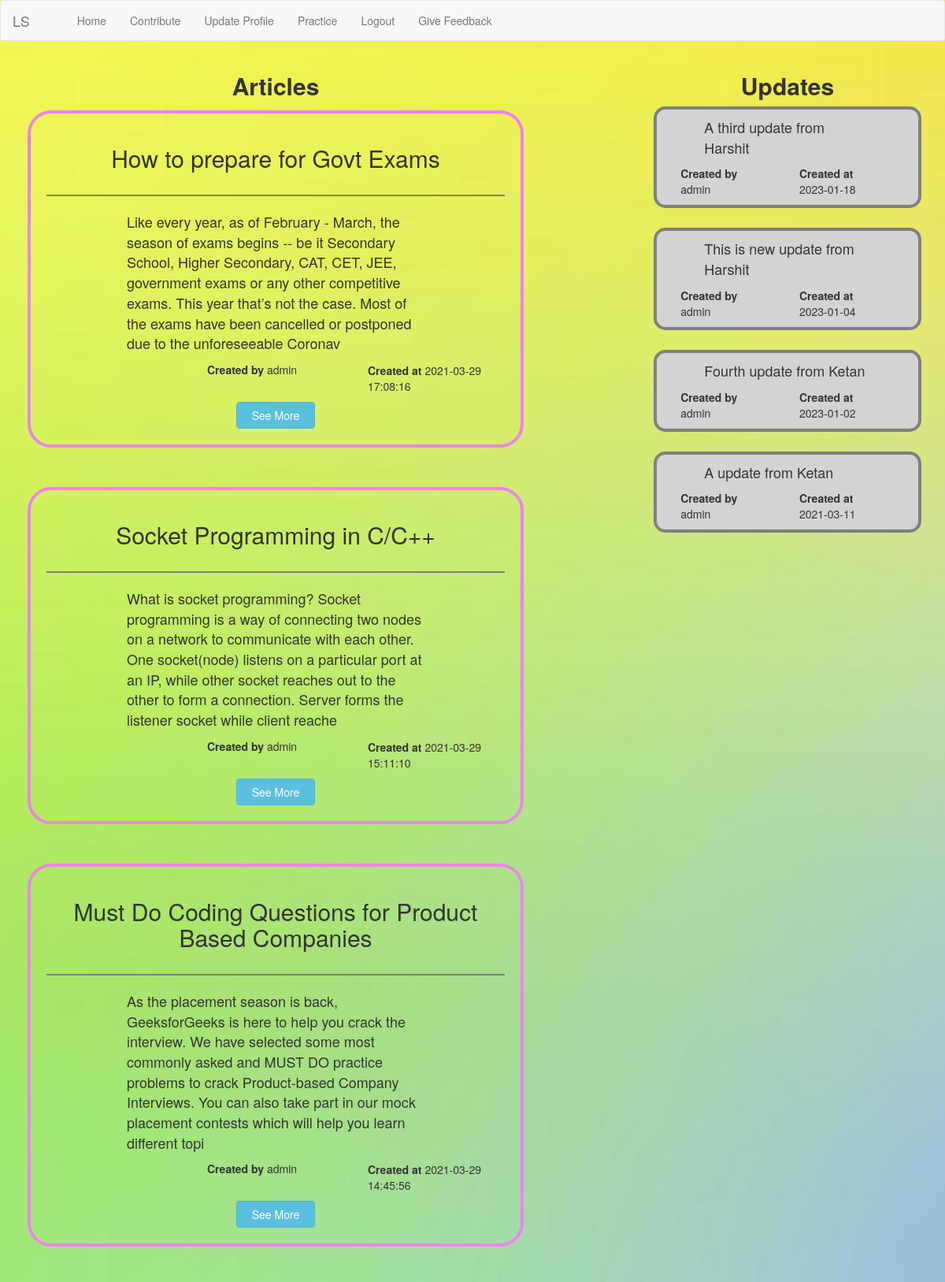
/user/user_home.php, run on the app's committed database.
### tables this page shows
CREATE TABLE `articles` (
  `art_id` int(11) NOT NULL,
  `header` text NOT NULL,
  `content` text NOT NULL,
  `time` timestamp NOT NULL DEFAULT current_timestamp() ON UPDATE current_timestamp(),
  `creator_id` int(11) NOT NULL
);

CREATE TABLE `users` (
  `user_id` int(11) NOT NULL,
  `first_name` varchar(20) NOT NULL,
  `middle_name` varchar(20) NOT NULL,
  `last_name` varchar(20) NOT NULL,
  `city` varchar(20) NOT NULL,
  `state` varchar(20) NOT NULL,
  `zipcode` char(6) NOT NULL,
  `email` varchar(40) NOT NULL,
  `dob` date NOT NULL,
  `biodata` text NOT NULL,
  `password` varchar(20) NOT NULL,
  `user_type` varchar(20) NOT NULL DEFAULT 'user',
  `age` int(11) NOT NULL
);

CREATE TABLE `updates` (
  `description` varchar(255) NOT NULL,
  `time` timestamp NOT NULL DEFAULT current_timestamp(),
  `creator_id` int(11) NOT NULL
);

### user/user_home.php (the view, shortened to what this page needs)
<!DOCTYPE html>
<html>
<head>
    <link rel="stylesheet" type="text/css" href="../styles/index.css">
    <link rel="stylesheet" type="text/css" href="../styles/user_reg.css">
    <link rel="stylesheet" type="text/css" href="../styles/articles.css">
    <link rel="stylesheet" href="https://maxcdn.bootstrapcdn.com/bootstrap/3.4.1/css/bootstrap.min.css">
    <link rel="stylesheet" href="https://cdnjs.cloudflare.com/ajax/libs/font-awesome/4.7.0/css/font-awesome.min.css">
</head>
<?php
function get_articles()
{
    global $con;
    $get_articles = "SELECT * FROM articles ORDER BY time DESC LIMIT 5";
    $run_articles = mysqli_query($con, $get_articles);
    while ($row_posts = mysqli_fetch_array($run_articles)) {
        $content = $row_posts['content'];
        if (strlen($content) > 300)
            $content = substr($content, 0, 300);
        $header = $row_posts['header'];
        $creator = $row_posts['creator_id'];
        $time = $row_posts['time'];
        $art_id = $row_posts['art_id'];
        $select_creator = "SELECT * FROM users where user_id='$creator'";
        $run_creator = mysqli_query($con, $select_creator);
        $row = mysqli_fetch_array($run_creator);
        $first_name = $row['first_name'];
        echo "
        <div class='container-fluid'>
            <div class='article'>
                <div class='row'>
                    <div class='col-sm-12'>
                        <center><h2>$header</h2></center>
                    </div>
                </div>
                 <hr id='hl' >
                <div class='row content'>
                    <div class='col-sm-2'>
                    </div>
                    <div class='col-sm-8'>
                        $content
                    </div>
                    <div class='col-sm-2'>
                    </div>
                </div>
                <div class='row time'>
                    <div class='col-sm-4'></div>
                    <div class='col-sm-4'><strong>Created by</strong>  $first_name</div>
                    <div class='col-sm-1'></div>
                    <div class='col-sm-4'><strong>Created at</strong>  $time </div>
                </div>
                <center><a href='single_article.php?art_id=$art_id'><button class='btn btn-info'>See More</button></a></center>
            </div>
            </br>
        </div>
        </br>
        ";
    }
}
function get_updates()
{
    global $con;
    $get_updates = "SELECT * FROM updates ORDER BY time DESC LIMIT 5";
    $run_updates = mysqli_query($con, $get_updates);
    while ($row_posts = mysqli_fetch_array($run_updates)) {
        $des = $row_posts['description'];
        $creator = $row_posts['creator_id'];
        $time = $row_posts['time'];
        $time = substr($time, 0, 10);
        $select_creator = "SELECT * FROM users where user_id='$creator'";
        $run_creator = mysqli_query($con, $select_creator);
        $row = mysqli_fetch_array($run_creator);
        $first_name = $row['first_name'];
        echo "
        <div class='container-fluid'>
            <div class='update'>
                <div class='row content'>
                    <div class='col-sm-2'>
                    </div>
                    <div class='col-sm-8'>
                        $des
                    </div>
                    <div class='col-sm-2'>
                    </div>
                </div>
                <div class='row time'>
                    <div class='col-sm-1'></div>
                    <div class='col-sm-4'><strong>Created by</strong>  $first_name</div>
                    <div class='col-sm-1'></div>
                    <div class='col-sm-4'><strong>Created at</strong>  $time </div>
                </div>
            </div>
            </br>
        </div>
        ";
    }
}
?>
<body>
    <?php include("user_header.php"); ?>
    <div class="container-fluid">
        <div class="row">
            <div class="col-sm-7">
                <center>
                    <h2><strong>Articles</strong></h2>
                </center>
                <?php echo get_articles(5) ?>
            </div>
            <div class="col-sm-1">
            </div>
            <div class="col-sm-4">
                <center>
                    <h2><strong>Updates</strong></h2>
                </center>
                <?php echo get_updates() ?>
            </div>
        </div>
    </div>
</body>
</html>

### user/user_header.php (shortened to what this page needs)
<?php
include("../config/configure.php");
?>
<nav class="navbar navbar-default">
    <div class="container-fluid">
        <div class="navbar-header">
            <a href="user_home.php" class="navbar-brand">LS</a>
        </div>
        <div class="collapse navbar-collapse" id="bs-example-navbar-collapse-1">
            <ul class="nav navbar-nav">
                <?php
                $user = $_SESSION['email'];
                $get_user = "select * from users where email = '$user' and user_type != 'admin'";
                $run_user = mysqli_query($con, $get_user);
                if (!$run_user) {
                    echo ("<script>alert('Something went wrong!')</script>");
                } else {
                    $user_row = mysqli_fetch_array($run_user);
                    $user_id = $user_row['user_id'];
                    $first_name = $user_row['first_name'];
                }
                ?>
                <li><a href='user_profile.php?<?php echo ("user_id=$user_id") ?>'><?php echo ("$first_name"); ?></a></li>
                <li><a href='user_home.php'>Home</a></li>
                <li><a href='user_contribute.php?<?php echo ("user_id=$user_id") ?>'>Contribute</a></li>
                <li><a href='user_prof_update.php?<?php echo ("user_id=$user_id") ?>'>Update Profile</a></li>
                <li><a href='practice.php?<?php echo ("user_id=$user_id") ?>'>Practice</a></li>
                <li><a href='logout.php?<?php echo ("user_id=$user_id") ?>'>Logout </a></li>
                <li><a href="feedback.php">Give Feedback</a></li>
            </ul>
        </div>
    </div>
</nav>

### styles/index.css (style rules this page uses)
body { width: 100vw; background-image: url('../images/121.jpg'); background-repeat: no-repeat; background-size: cover; }

### styles/articles.css (style rules this page uses)
.article { border: 4px solid violet; border-radius: 30px; margin: 5px; padding: 20px; }
.update { border: 4px solid gray; background-color: lightgrey; border-radius: 15px; margin-bottom: 5px; padding-top: 10px; padding-bottom: 10px; }
.btn-info { margin-top: 10px; width: 100px; }
.time { margin-top: 10px; }
.content { font-size: 18px; }
#hl { height: 2px; border-width: 0; color: gray; background-color: gray; }

### data on the page
articles: header "How to prepare for Govt Exams", content "Like every year, as of February - March, the season of exams begins -- be it Secondary School, Higher Secondary, CAT, CET, JEE, government exams or any other competitive exams. This year that’s not the case. Most of the exams have been cancelled or postponed due to the unforeseeable Coronav", creator.first_name "admin", time "2021-03-29 17:08:16"
articles: header "Socket Programming in C/C++", content "What is socket programming? Socket programming is a way of connecting two nodes on a network to communicate with each other. One socket(node) listens on a particular port at an IP, while other socket reaches out to the other to form a connection. Server forms the listener socket while client reache", creator.first_name "admin", time "2021-03-29 15:11:10"
articles: header "Must Do Coding Questions for Product Based Companies", content "As the placement season is back, GeeksforGeeks is here to help you crack the interview. We have selected some most commonly asked and MUST DO practice problems to crack Product-based Company Interviews. You can also take part in our mock placement contests which will help you learn different topi", creator.first_name "admin", time "2021-03-29 14:45:56"
updates: description "A third update from Harshit", creator.first_name "admin", time "2023-01-18"
updates: description "This is new update from Harshit", creator.first_name "admin", time "2023-01-04"
updates: description "Fourth update from Ketan", creator.first_name "admin", time "2023-01-02"
updates: description "A update from Ketan", creator.first_name "admin", time "2021-03-11"
